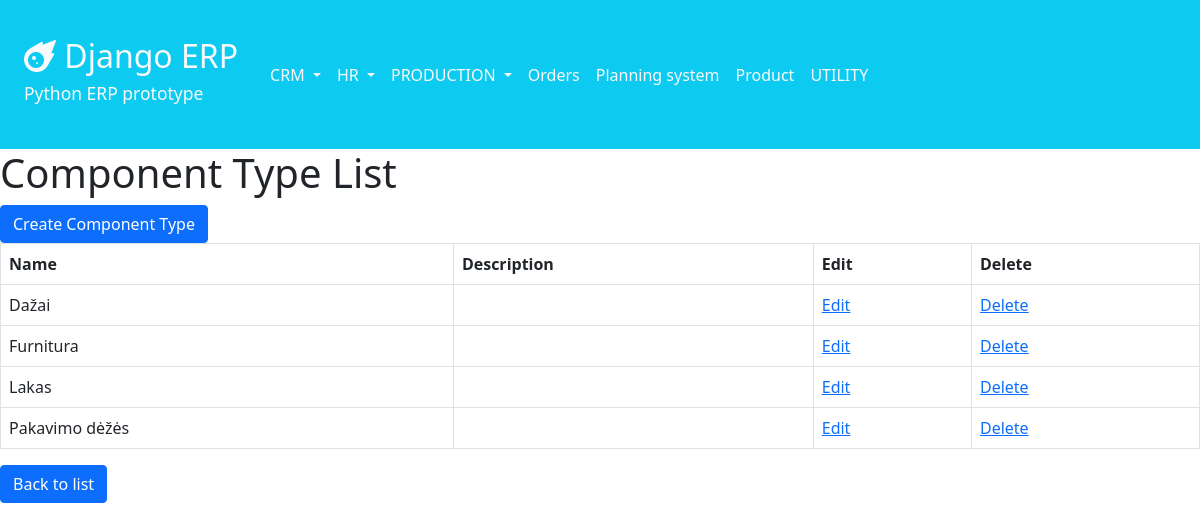
The app's page /utility/component_types/ with its own data.
### utility/models.py (models this page shows, shortened)
class ComponentType(models.Model):
    name = models.CharField(max_length=50, blank=True, null=True)
    description = models.TextField(blank=True, null=True)
    class Meta:
        ordering = ['name']

### utility/views.py (the view)
# urls.py: path('component_types/', views.component_type_list, name='component_type_list'),
def component_type_list(request):
    component_type = ComponentType.objects.all()
    return render(request, 'utility/component_type/component_type_list.html', {'component_type': component_type})

### utility/templates/utility/component_type/component_type_list.html
{% extends 'navbar.html' %}
{% block content %}
    <h1>Component Type List</h1>
    <a href="{% url 'utility:create_component_type' %}" class="btn btn-primary">Create Component Type</a>
    <table class="table table-bordered">
        <thead>
        <tr>
            <th>Name</th>
            <th>Description</th>
            <th>Edit</th>
            <th>Delete</th>
        </tr>
        </thead>
        <tbody>
        {% for type in component_type %}
            <tr>
                <td>{{ type.name }}</td>
                <td>{{ type.description }}</td>
                <td><a href="{% url 'utility:update_component_type' type.pk %}">Edit</a></td>
                <td><a href="{% url 'utility:delete_component_type' type.pk %}">Delete</a></td>
            </tr>
        {% endfor %}
        </tbody>
    </table>
        <a href="{% url 'utility:utility' %}" class="btn btn-primary">Back to list</a>
{% endblock %}

### records on screen
ComponentType: name "Dažai"
ComponentType: name "Furnitura"
ComponentType: name "Lakas"
ComponentType: name "Pakavimo dėžės"
